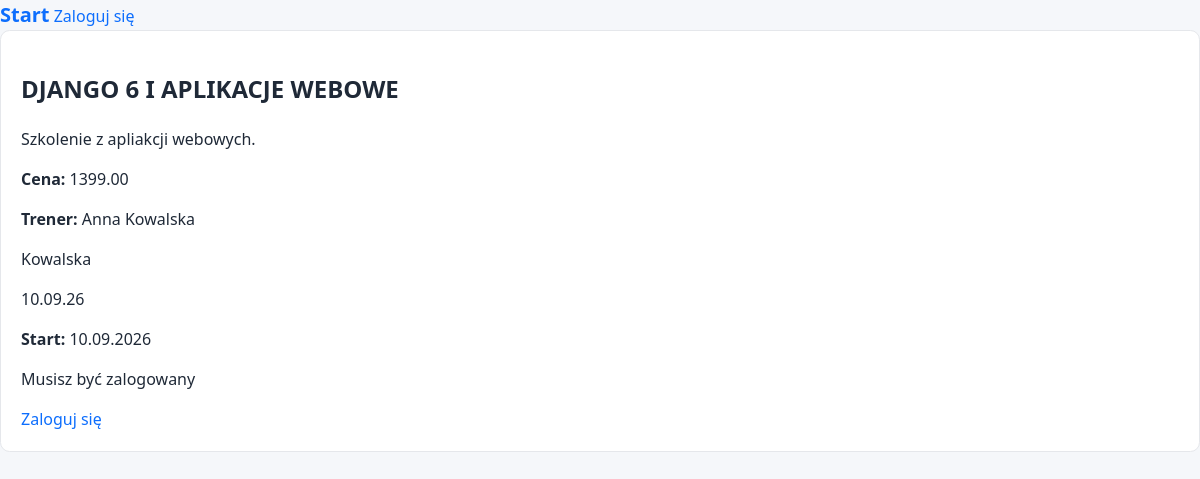
The page /courses/1/ on the database its author committed.
### courses/models.py (models this page shows, shortened)
class Course(models.Model):
    title = models.CharField(max_length=200)
    description = models.TextField()
    price = models.DecimalField(max_digits=10, decimal_places=2)
    start_date = models.DateField()
    active = models.BooleanField(default=True)
    max_participiants = models.PositiveIntegerField(default=20)
    trainer = models.ForeignKey(
        Trainer,
        on_delete=models.PROTECT,  # nie mozemy skasowac trenera jesli istnieje przypisany do niego kurs
        related_name="courses"
    )
    class Meta:
        ordering = ['start_date', 'title']

class Trainer(models.Model):
    first_name = models.CharField(max_length=100)
    last_name = models.CharField(max_length=100)
    email = models.EmailField(unique=True)
    bio = models.TextField(blank=True)  # dla pól tekstowych preferujemy blank
    def __str__(self) -> str:
        return f"{self.first_name} {self.last_name}"

### courses/views.py (the view)
# urls.py: path("courses/<int:pk>/", views.course_detail, name="course_detail"),
def course_detail(request, pk):
    course = get_object_or_404(Course, pk=pk)
    return render(
        request,
        "courses/course_detail.html",
        {"course": course}
    )

### templates/courses/course_detail.html (shortened to what this page needs)
{% extends "base.html" %}
{% block content %}
<article class="card">
        <h2>{{ course.title|upper }}</h2>
        <p>{{ course.description|truncatewords:20 }}</p>
        <p><strong>Cena:</strong> {{ course.price }}</p>
        <p><strong>Trener:</strong> {{ course.trainer }}</p>
        <p>{{ course.trainer.last_name }}</p>
        <p>{{ course.start_date|date:"d.m.y" }}</p>
        <p><strong>Start:</strong> {{ course.start_date|date:"d.m.Y" }}</p>
{% if user.is_authenticated %}
        <form method="post" action="{% url 'courses:enroll_in_course' course.pk %}" class="inline">
                {% csrf_token %}
                <button type="submit">Zapisz się</button>
        </form>
{% else %}
        <p>Musisz być zalogowany</p>
        <a href="{% url 'login' %}?next={{ request.path }}">Zaloguj się</a>
{% endif %}
</article>
{% endblock %}

### static/courses/style.css (style rules this page uses)
* { box-sizing: border-box; }
body { font-family: system-ui, sans-serif; margin: 0; line-height: 1.5; background: #f5f7fa; color: #1f2937; }
a { color: #0d6efd; text-decoration: none; font-weight: 500; transition: color 0.2s ease; }
.card { background: white; padding: 1.25rem; border-radius: .6rem; margin-bottom: 1rem; border: 1px solid #e5e7eb; }

### rows shown on the page
Course: title "DJANGO 6 I APLIKACJE WEBOWE", description "Szkolenie z apliakcji webowych.", price "1399.00", trainer "Anna Kowalska", trainer.last_name "Kowalska", start_date "10.09.26", start_date "10.09.2026"
